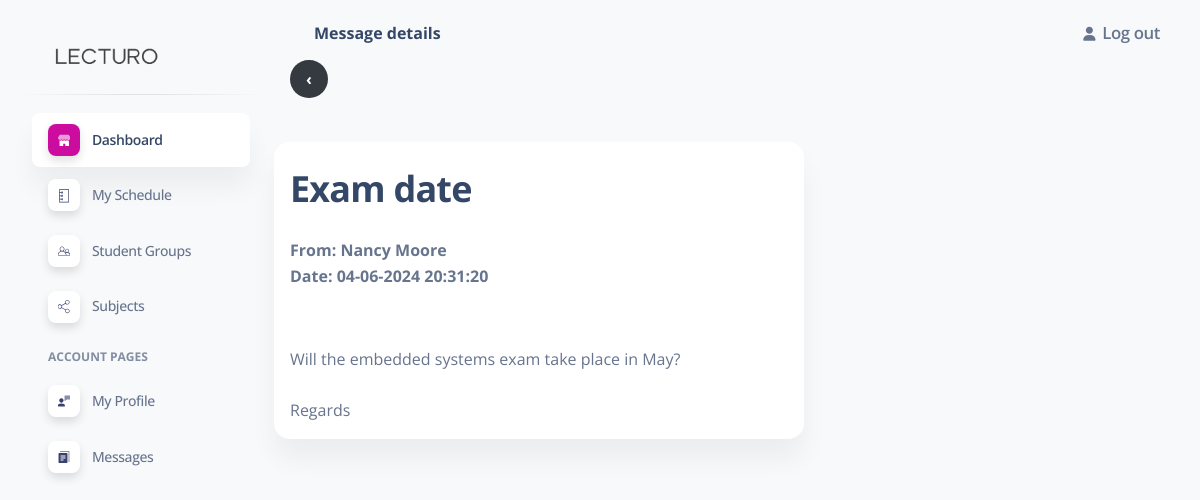
Page /messages/fa2a204f-b229-41b4-af6c-0fa7ead2a6e3/ (signed in) on the committed database.
### panel/models.py (models this page shows, shortened)
class Message(models.Model):
    id = models.UUIDField(default=uuid.uuid4,primary_key=True,blank=False,null=False)
    created = models.DateTimeField(auto_now_add=True,blank=False,null=False)
    sender = models.ForeignKey(Student,on_delete=models.SET_NULL, null=True)
    recipent = models.ForeignKey(User,on_delete=models.CASCADE)
    title = models.CharField(max_length=200,null=False,blank=False)
    body = models.TextField(blank=False,null=False)
    is_read = models.BooleanField(blank=False,null=False,default=False)
    @property
    def setAsRead(self):
        self.is_read = True
        self.save()
    class Meta:
        ordering = ['is_read']

class Student(models.Model):
    album_number = models.IntegerField(unique=True,blank=False,null=False,editable=False,primary_key=True)
    created = models.DateTimeField(auto_now_add=True)
    active = models.BooleanField(default=True,null=False,blank=False)
    first_name = models.CharField(max_length=100,blank=False,null=False)
    last_name = models.CharField(max_length=100,blank=False,null=False)
    group = models.ForeignKey(Group,on_delete=models.CASCADE,null=False,blank=False)
    email = models.EmailField(blank=True,null=False,max_length=100)
    def __str__(self) -> str:
        return f"{self.first_name} {self.last_name}"

### panel/views.py (the view)
# urls.py: path('messages/<str:pk>/',views.showMessage,name='showMessage'),
@login_required(login_url='login')
def showMessage(request,pk):
    label = "Message details"
    try:
        message = Message.objects.get(id=pk)
    except Message.DoesNotExist:
        return render(request,'notFound.html')
    message.setAsRead
    context = {'label':label,'message':message}
    return render(request,'single-message.html',context = context)

### panel/templates/single-message.html
{% extends 'main.html' %}
{% block body %}
    <a href="{% url 'messages' %}" class="backButton">
        <b>&#8249;</b>
    </a>
    <br>
    <br>
    <div class="row">
        <div class="col-md-7 mt-4">
            <div class="card">
                <div class="card-header pb-0 px-3">
                    <h2 class="mb-0">{{message.title}}</h2>
                    <br>
                    <b><span>From: {{message.sender}}</span></b>
                    <br>
                    <b><span>Date: {{message.created|date:"d-m-Y H:i:s"}}</span></b>
                </div>
                <hr>
                <div class="card-body pt-4 p-3">
                    {{message.body|linebreaksbr}}
                </div>
            </div>
        </div>
    </div>
{% endblock body %}

### rows in the picture
Message: title "Exam date", sender "Nancy Moore", created "04-06-2024 20:31:20", body "Will the embedded systems exam take place in May? Regards"

### other values in the picture
{{ label }} "Message details"
